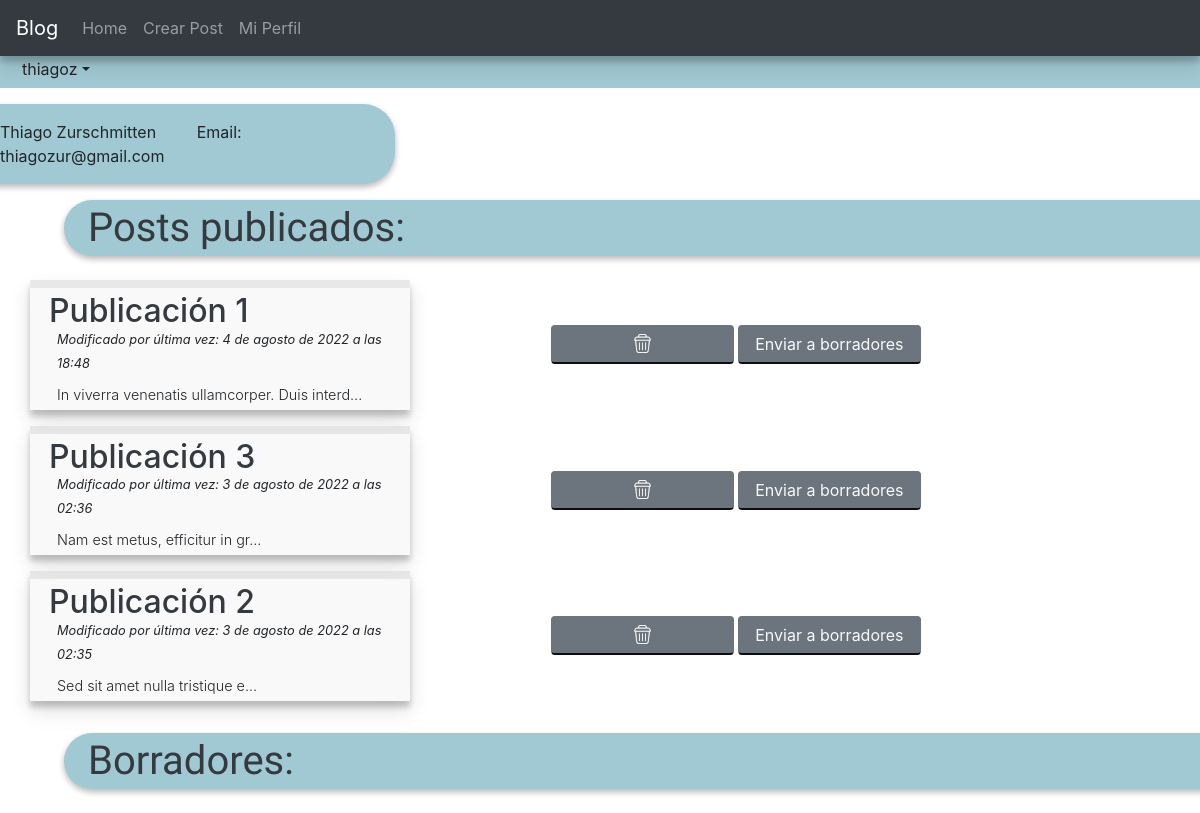
Page /blog/profile/ (signed in) on the committed database.
### blogapp/models.py (models this page shows, shortened)
class Post(models.Model):
    class NewManager(models.Manager):
        def get_queryset(self):
            return super().get_queryset().filter(status='published')
    class NewManagerD(models.Manager):
        def get_queryset(self):
            return super().get_queryset().filter(status='draft')
    options = (
        ('draft', 'Draft'),
        ('published', 'Published'),
        )
    title = models.CharField(max_length=250)
    slug = models.SlugField(max_length=250, unique_for_date='publish')
    publish = models.DateTimeField(default=timezone.now)
    author = models.ForeignKey(User, on_delete=models.CASCADE, related_name='blogapp_posts')
    content = models.TextField()
    status = models.CharField(max_length=10, choices=options, default='draft')
    excerpt = models.TextField(null=True)
    objects = models.Manager()
    newmanager = NewManager()
    newmanagerd = NewManagerD()
    def get_absolute_url(self):
        return reverse('blog:post_single', args=[self.slug])
    class Meta:
        ordering = ('-publish',)

### blogapp/views.py (the view)
# urls.py: path('profile/', views.profile, name='profile'),
@login_required(login_url='/blog/auth/')
def profile(request):
    userobj = get_object_or_404(User, username=request.user)
    pposts = Post.newmanager.all().filter(author=request.user)
    dposts = Post.newmanagerd.all().filter(author=request.user)
    return render(request, 'profile.html', {'username' : userobj.username, 'user_firstname' : userobj.first_name, 'user_lastname' : userobj.last_name, 'user_email' : userobj.email, 'pposts' : pposts, 'dposts' : dposts})

### blogapp/templates/profile.html (shortened to what this page needs)
{% extends 'base.html' %}
{% block content %}
{% load static %}
<div class="row pl-4 notpop" style="background-color: rgb(161, 201, 211); margin-top: 3.5rem;">
        <h5 class="btn pt-0 m-0 dropdown-toggle" id="dropdownMenuButton" data-toggle="dropdown" aria-haspopup="true" aria-expanded="false">{{username}}</h5>
    </div>
<div class="row mt-3 notpop">
    <div class="col-4 shadertwo d-flex justify-content-center" style="background-color: rgb(161, 201, 211); border-radius: 0 2rem 2rem 0; border: 0px;">
        <p class="mt-3">{{user_firstname}} {{user_lastname}}&nbsp &nbsp &nbsp &nbsp &nbspEmail: {{user_email}}</p>
    </div>
</div>
<h1 class="col-12 mt-3 text-dark pl-4 pt-1 pb-1 shadertwo notpop" style="margin-left: 4rem; font-family: 'Mukta', sans-serif; font-weight: 400; background-color: rgb(161, 201, 211); border-radius: 2rem 0 0 2rem;">Posts publicados:</h1>
<div class="container mt-4">
    {% for post in pposts %}
        <div class="row align-items-center notpop">
            <div class="col-4 shaderone p-1 mb-3" style="background-color:  rgba(233, 233, 233, 0.295); border-top: .5rem inset rgba(209, 209, 209, 0.137);">
                <div class="col-12" style="margin-bottom: -.8rem;">
                    <a class="text-dark" href="{{post.get_absolute_url}}"><h2>{{post.title}}</h2></a>
                </div>
                <div class="col-12 ml-2"><small><i>Modificado por última vez: {{post.publish}}</i></small></div>
                <div class="col-12 mt-2 ml-2"><small class="font-weight-light" style="font-size: .9rem;">{{post.excerpt}}</small></div>
            </div>
            <div class="col-8">
                <button class="col-3 btn btn-secondary mb-3 popupbtn" style="border-bottom: 2px outset rgb(99, 99, 99);" type="button"><img class="btlight" style="height: 1.2rem; width: auto; margin-top: -.3rem;" src="{% static 'trashcan.png' %}" alt=""></button>
                <a class="col-3 btn btn-secondary mb-3 text-light" style="border-bottom: 2px outset rgb(99, 99, 99);" href="/blog/togglepost/{{post.slug}}">Enviar a borradores</a>
            </div>
        </div>
    {% endfor %}
</div>
<h1 class="col-12 mt-3 text-dark pl-4 pt-1 pb-1 shadertwo notpop" style="margin-left: 4rem; font-family: 'Mukta', sans-serif; font-weight: 400; background-color: rgb(161, 201, 211); border-radius: 2rem 0 0 2rem;">Borradores:</h1>
{% endblock %}

### blogapp/static/shader.css (style rules this page uses)
.shaderone { box-shadow: rgba(0, 0, 0, 0.12) 0px 10px 20px, rgba(0, 0, 0, 0.2) 0px 6px 6px; }
.shadertwo { box-shadow: rgba(0, 0, 0, 0.12) 0px 3px 6px, rgba(0, 0, 0, 0.18) 0px 3px 6px; }

### blogapp/static/btlight.css (style rules this page uses)
.btlight { filter: invert(100%) sepia(6%) saturate(983%) hue-rotate(175deg) brightness(99%) contrast(98%); }

### blogapp/templates/base.html (style rules this page uses)
html,body { overflow-x: hidden; }

### rows in the picture
Post: title "Publicación 1", publish "4 de agosto de 2022 a las 18:48", excerpt "In viverra venenatis ullamcorper. Duis interd..."
Post: title "Publicación 3", publish "3 de agosto de 2022 a las 02:36", excerpt "Nam est metus, efficitur in gr..."
Post: title "Publicación 2", publish "3 de agosto de 2022 a las 02:35", excerpt "Sed sit amet nulla tristique e..."

### other values in the picture
{{ username }} "thiagoz"
{{ user_firstname }} "Thiago"
{{ user_lastname }} "Zurschmitten"
{{ user_email }} "thiagozur@gmail.com"
